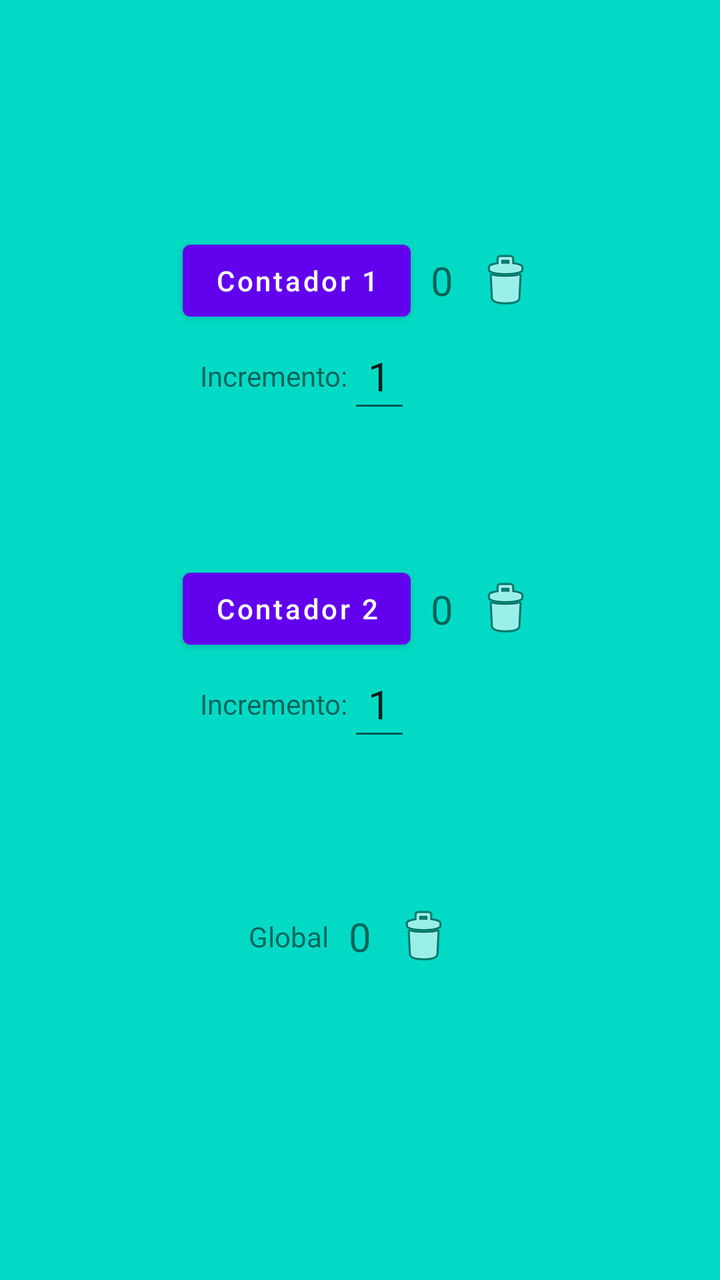
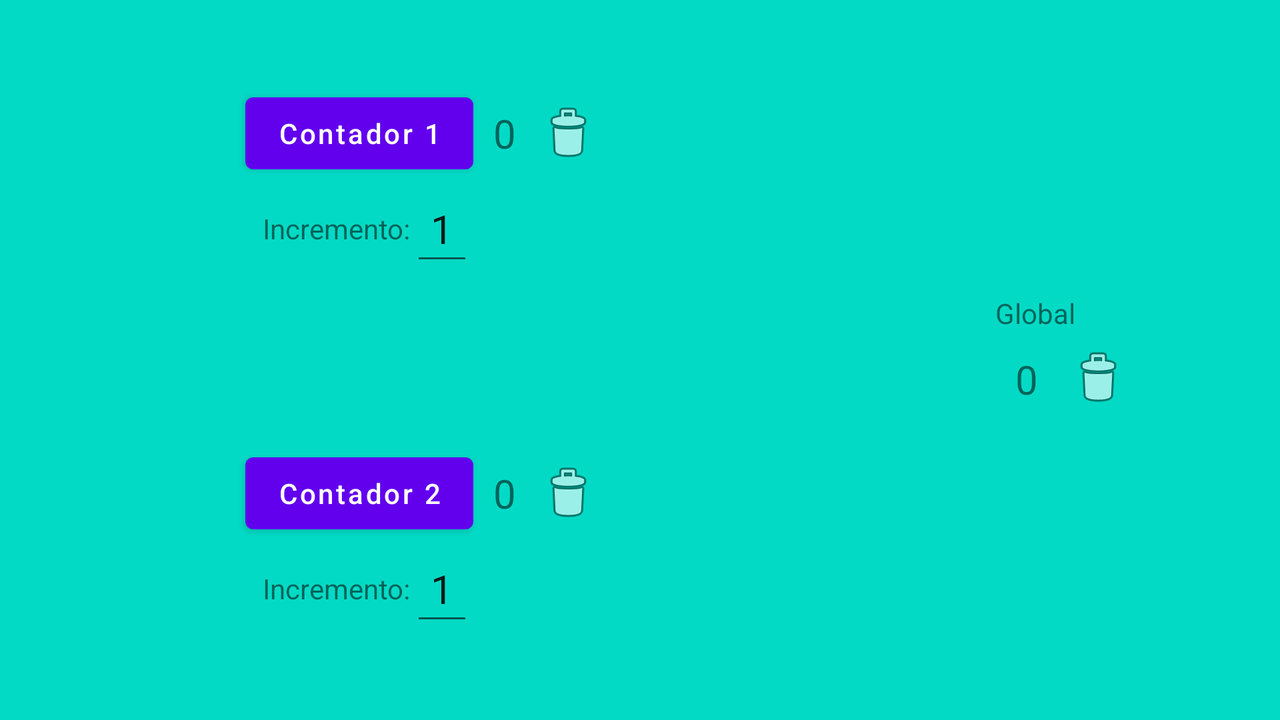

Two renders of one Android screen. The first uses the default layout on a phone; the second uses the alternative layout the repository ships for a different screen configuration, on a matching device. The two XML files are below.
<!-- AndroidManifest.xml: application theme Theme.Examen1T -->
<!-- res/layout/activity_contador.xml -->
<?xml version="1.0" encoding="utf-8"?>
<androidx.constraintlayout.widget.ConstraintLayout
    xmlns:android="http://schemas.android.com/apk/res/android"
    xmlns:app="http://schemas.android.com/apk/res-auto"
    xmlns:tools="http://schemas.android.com/tools"
    android:layout_width="match_parent"
    android:layout_height="match_parent"
    android:background="@color/teal_200"
    tools:context=".ContadorActivity">

    <Button
        android:id="@+id/button1"
        android:layout_width="wrap_content"
        android:layout_height="wrap_content"
        android:text="Contador 1"
        android:textAllCaps="false"
        app:layout_constraintBottom_toTopOf="@+id/button2"
        app:layout_constraintEnd_toStartOf="@id/tvCuenta1"
        app:layout_constraintHorizontal_chainStyle="packed"
        app:layout_constraintStart_toStartOf="parent"
        app:layout_constraintTop_toTopOf="parent" />

    <EditText
        android:id="@+id/et1"
        style="@style/cuenta"
        android:text="1"
        android:inputType="number"
        app:layout_constraintEnd_toEndOf="@+id/button1"
        app:layout_constraintTop_toBottomOf="@+id/button1" />

    <TextView
        android:id="@+id/tvCuenta1"
        style="@style/cuenta"
        android:text="0"
        app:layout_constraintBottom_toBottomOf="@+id/button1"
        app:layout_constraintEnd_toStartOf="@+id/ivReset1"
        app:layout_constraintStart_toEndOf="@+id/button1"
        app:layout_constraintTop_toTopOf="@+id/button1" />

    <ImageView
        android:id="@+id/ivReset1"
        android:layout_width="wrap_content"
        android:layout_height="wrap_content"
        app:layout_constraintBottom_toBottomOf="@+id/button1"
        app:layout_constraintEnd_toEndOf="parent"
        app:layout_constraintStart_toEndOf="@+id/tvCuenta1"
        app:layout_constraintTop_toTopOf="@+id/button1"
        app:srcCompat="@android:drawable/ic_menu_delete" />

    <TextView
        android:id="@+id/tvIncremento1"
        android:layout_width="wrap_content"
        android:layout_height="wrap_content"
        android:text="Incremento:"
        app:layout_constraintBottom_toBottomOf="@+id/et1"
        app:layout_constraintEnd_toStartOf="@+id/et1"
        app:layout_constraintTop_toTopOf="@+id/et1" />





    <Button
        android:id="@+id/button2"
        android:layout_width="wrap_content"
        android:layout_height="wrap_content"
        android:text="Contador 2"
        android:textAllCaps="false"
        app:layout_constraintBottom_toTopOf="@+id/tvCuentaGlobal"
        app:layout_constraintEnd_toStartOf="@id/tvCuenta2"
        app:layout_constraintHorizontal_bias="0.5"
        app:layout_constraintHorizontal_chainStyle="packed"
        app:layout_constraintStart_toStartOf="parent"
        app:layout_constraintTop_toBottomOf="@+id/button1" />

    <EditText
        android:id="@+id/et2"
        style="@style/cuenta"
        android:text="1"
        android:inputType="number"
        app:layout_constraintEnd_toEndOf="@+id/button2"
        app:layout_constraintTop_toBottomOf="@+id/button2" />

    <TextView
        android:id="@+id/tvCuenta2"
        style="@style/cuenta"
        android:text="0"
        app:layout_constraintBottom_toBottomOf="@+id/button2"
        app:layout_constraintEnd_toStartOf="@+id/ivReset2"
        app:layout_constraintStart_toEndOf="@+id/button2"
        app:layout_constraintTop_toTopOf="@+id/button2" />

    <ImageView
        android:id="@+id/ivReset2"
        android:layout_width="wrap_content"
        android:layout_height="wrap_content"
        app:layout_constraintBottom_toBottomOf="@+id/button2"
        app:layout_constraintEnd_toEndOf="parent"
        app:layout_constraintStart_toEndOf="@+id/tvCuenta2"
        app:layout_constraintTop_toTopOf="@+id/button2"
        app:srcCompat="@android:drawable/ic_menu_delete" />

    <TextView
        android:id="@+id/tvIncremento2"
        android:layout_width="wrap_content"
        android:layout_height="wrap_content"
        android:text="Incremento:"
        app:layout_constraintBottom_toBottomOf="@+id/et2"
        app:layout_constraintEnd_toStartOf="@+id/et2"
        app:layout_constraintTop_toTopOf="@+id/et2" />





    <TextView
        android:id="@+id/textView"
        android:layout_width="wrap_content"
        android:layout_height="wrap_content"
        android:text="Global"
        app:layout_constraintBottom_toBottomOf="@+id/tvCuentaGlobal"
        app:layout_constraintEnd_toStartOf="@+id/tvCuentaGlobal"
        app:layout_constraintTop_toTopOf="@+id/tvCuentaGlobal" />

    <TextView
        android:id="@+id/tvCuentaGlobal"
        style="@style/cuenta"
        android:text="0"
        app:layout_constraintBottom_toBottomOf="parent"
        app:layout_constraintEnd_toEndOf="parent"
        app:layout_constraintStart_toStartOf="parent"
        app:layout_constraintTop_toTopOf="parent"
        app:layout_constraintVertical_bias="0.75" />

    <ImageView
        android:id="@+id/ivResetG"
        android:layout_width="wrap_content"
        android:layout_height="wrap_content"
        app:layout_constraintBottom_toBottomOf="@+id/tvCuentaGlobal"
        app:layout_constraintStart_toEndOf="@+id/tvCuentaGlobal"
        app:layout_constraintTop_toTopOf="@+id/tvCuentaGlobal"
        app:srcCompat="@android:drawable/ic_menu_delete" />

</androidx.constraintlayout.widget.ConstraintLayout>
<!-- resources referenced by this layout -->
<resources>
  <style name="cuenta">
          <item name="android:layout_height">wrap_content</item>
          <item name="android:layout_width">wrap_content</item>
          <item name="android:padding">10dp</item>
          <item name="android:textSize">20sp</item>
      </style>
  <style name="Theme.Examen1T" parent="Theme.MaterialComponents.DayNight.DarkActionBar">
          
          <item name="colorPrimary">@color/purple_500</item>
          <item name="colorPrimaryVariant">@color/purple_700</item>
          <item name="colorOnPrimary">@color/white</item>
          
          <item name="colorSecondary">@color/teal_200</item>
          <item name="colorSecondaryVariant">@color/teal_700</item>
          <item name="colorOnSecondary">@color/black</item>
          
          <item name="android:statusBarColor" tools:targetApi="l">?attr/colorPrimaryVariant</item>
          
      </style>
</resources>
<!-- res/layout-land/activity_contador.xml (the repository's variant of the layout above) -->
<!-- drawn on the phone turned sideways -->
<?xml version="1.0" encoding="utf-8"?>
<androidx.constraintlayout.widget.ConstraintLayout xmlns:android="http://schemas.android.com/apk/res/android"
    xmlns:app="http://schemas.android.com/apk/res-auto"
    xmlns:tools="http://schemas.android.com/tools"
    android:layout_width="match_parent"
    android:layout_height="match_parent"
    android:background="@color/teal_200"
    tools:context=".ContadorActivity">

    <androidx.constraintlayout.widget.Guideline
        android:id="@+id/guideline2"
        android:layout_width="wrap_content"
        android:layout_height="wrap_content"
        android:orientation="vertical"
        app:layout_constraintGuide_percent="0.66" />

    <androidx.constraintlayout.widget.Guideline
        android:id="@+id/guideline3"
        android:layout_width="wrap_content"
        android:layout_height="wrap_content"
        android:orientation="horizontal"
        app:layout_constraintGuide_percent="0.5" />

    <Button
        android:id="@+id/button1"
        android:layout_width="wrap_content"
        android:layout_height="wrap_content"
        android:text="Contador 1"
        android:textAllCaps="false"
        app:layout_constraintBottom_toTopOf="@+id/et1"
        app:layout_constraintEnd_toStartOf="@id/tvCuenta1"
        app:layout_constraintHorizontal_chainStyle="packed"
        app:layout_constraintStart_toStartOf="parent"
        app:layout_constraintTop_toTopOf="parent"
        app:layout_constraintVertical_chainStyle="packed" />

    <EditText
        android:id="@+id/et1"
        style="@style/cuenta"
        android:inputType="number"
        android:text="1"
        app:layout_constraintBottom_toTopOf="@+id/guideline3"
        app:layout_constraintEnd_toEndOf="@+id/button1"
        app:layout_constraintTop_toBottomOf="@+id/button1" />

    <TextView
        android:id="@+id/tvCuenta1"
        style="@style/cuenta"
        android:text="0"
        app:layout_constraintBottom_toBottomOf="@+id/button1"
        app:layout_constraintEnd_toStartOf="@+id/ivReset1"
        app:layout_constraintStart_toEndOf="@+id/button1"
        app:layout_constraintTop_toTopOf="@+id/button1" />

    <ImageView
        android:id="@+id/ivReset1"
        android:layout_width="wrap_content"
        android:layout_height="wrap_content"
        app:layout_constraintBottom_toBottomOf="@+id/button1"
        app:layout_constraintEnd_toStartOf="@+id/guideline2"
        app:layout_constraintStart_toEndOf="@+id/tvCuenta1"
        app:layout_constraintTop_toTopOf="@+id/button1"
        app:srcCompat="@android:drawable/ic_menu_delete" />

    <TextView
        android:id="@+id/tvIncremento1"
        android:layout_width="wrap_content"
        android:layout_height="wrap_content"
        android:text="Incremento:"
        app:layout_constraintBottom_toBottomOf="@+id/et1"
        app:layout_constraintEnd_toStartOf="@+id/et1"
        app:layout_constraintTop_toTopOf="@+id/et1" />


    <Button
        android:id="@+id/button2"
        android:layout_width="wrap_content"
        android:layout_height="wrap_content"
        android:text="Contador 2"
        android:textAllCaps="false"
        app:layout_constraintBottom_toTopOf="@+id/et2"
        app:layout_constraintEnd_toStartOf="@id/tvCuenta2"
        app:layout_constraintHorizontal_bias="0.5"
        app:layout_constraintHorizontal_chainStyle="packed"
        app:layout_constraintStart_toStartOf="parent"
        app:layout_constraintTop_toTopOf="@+id/guideline3"
        app:layout_constraintVertical_chainStyle="packed" />

    <EditText
        android:id="@+id/et2"
        style="@style/cuenta"
        android:inputType="number"
        android:text="1"
        app:layout_constraintBottom_toBottomOf="parent"
        app:layout_constraintEnd_toEndOf="@+id/button2"
        app:layout_constraintTop_toBottomOf="@+id/button2" />

    <TextView
        android:id="@+id/tvCuenta2"
        style="@style/cuenta"
        android:text="0"
        app:layout_constraintBottom_toBottomOf="@+id/button2"
        app:layout_constraintEnd_toStartOf="@+id/ivReset2"
        app:layout_constraintStart_toEndOf="@+id/button2"
        app:layout_constraintTop_toTopOf="@+id/button2" />

    <ImageView
        android:id="@+id/ivReset2"
        android:layout_width="wrap_content"
        android:layout_height="wrap_content"
        app:layout_constraintBottom_toBottomOf="@+id/button2"
        app:layout_constraintEnd_toStartOf="@+id/guideline2"
        app:layout_constraintStart_toEndOf="@+id/tvCuenta2"
        app:layout_constraintTop_toTopOf="@+id/button2"
        app:srcCompat="@android:drawable/ic_menu_delete" />

    <TextView
        android:id="@+id/tvIncremento2"
        android:layout_width="wrap_content"
        android:layout_height="wrap_content"
        android:text="Incremento:"
        app:layout_constraintBottom_toBottomOf="@+id/et2"
        app:layout_constraintEnd_toStartOf="@+id/et2"
        app:layout_constraintTop_toTopOf="@+id/et2" />


    <TextView
        android:id="@+id/tvCuentaGlobal"
        style="@style/cuenta"
        android:text="0"
        app:layout_constraintBottom_toBottomOf="parent"
        app:layout_constraintEnd_toStartOf="@+id/ivResetG"
        app:layout_constraintHorizontal_bias="0.5"
        app:layout_constraintHorizontal_chainStyle="packed"
        app:layout_constraintStart_toEndOf="@+id/et1"
        app:layout_constraintStart_toStartOf="@+id/guideline2"
        app:layout_constraintTop_toBottomOf="@+id/textView" />

    <TextView
        android:id="@+id/textView"
        android:layout_width="wrap_content"
        android:layout_height="wrap_content"
        android:text="Global"
        app:layout_constraintBottom_toTopOf="@+id/tvCuentaGlobal"
        app:layout_constraintStart_toStartOf="@+id/tvCuentaGlobal"
        app:layout_constraintTop_toTopOf="parent"
        app:layout_constraintVertical_chainStyle="packed" />

    <ImageView
        android:id="@+id/ivResetG"
        android:layout_width="wrap_content"
        android:layout_height="wrap_content"
        android:layout_marginStart="4dp"
        app:layout_constraintBottom_toBottomOf="@+id/tvCuentaGlobal"
        app:layout_constraintEnd_toEndOf="parent"
        app:layout_constraintHorizontal_bias="0.5"
        app:layout_constraintStart_toEndOf="@+id/tvCuentaGlobal"
        app:layout_constraintTop_toTopOf="@+id/tvCuentaGlobal"
        app:layout_constraintVertical_bias="0.466"
        app:srcCompat="@android:drawable/ic_menu_delete" />

</androidx.constraintlayout.widget.ConstraintLayout>
